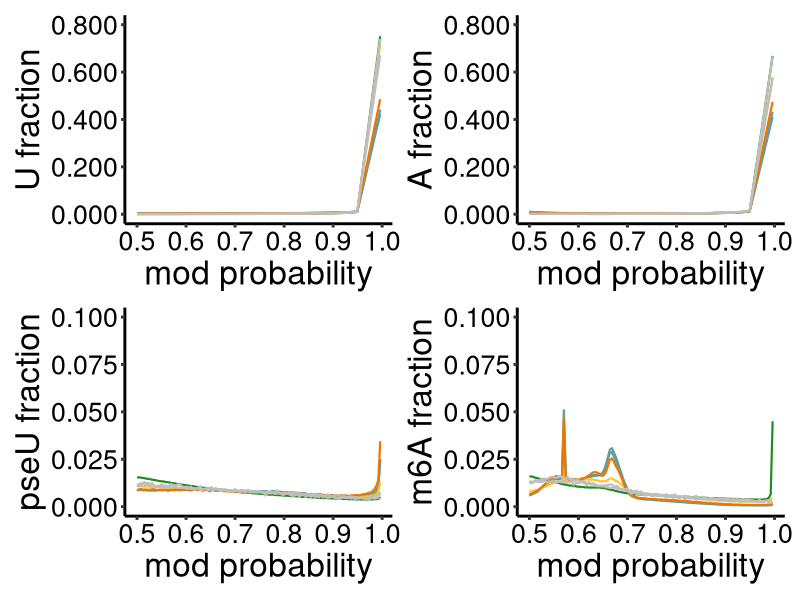
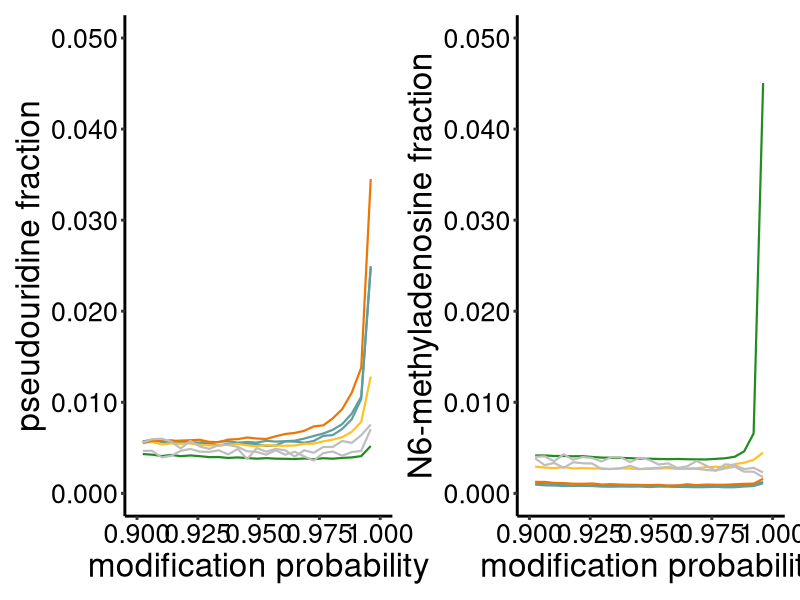
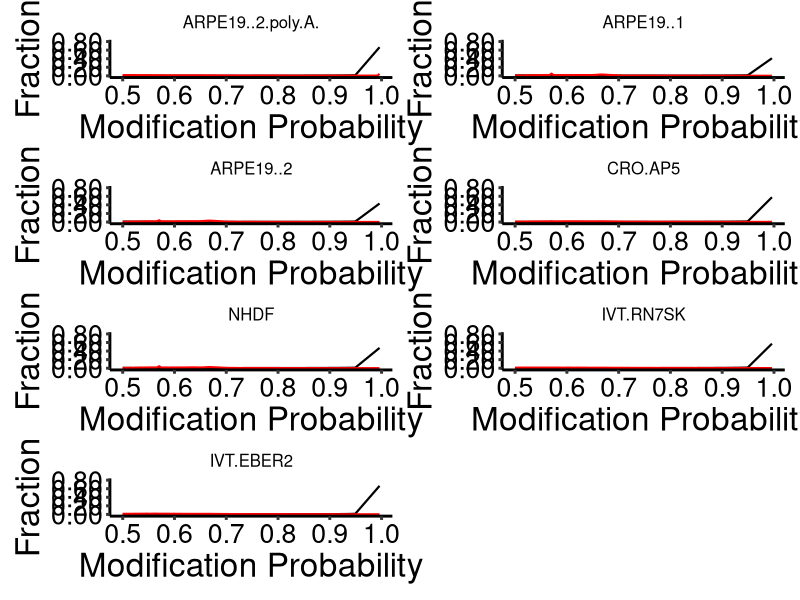
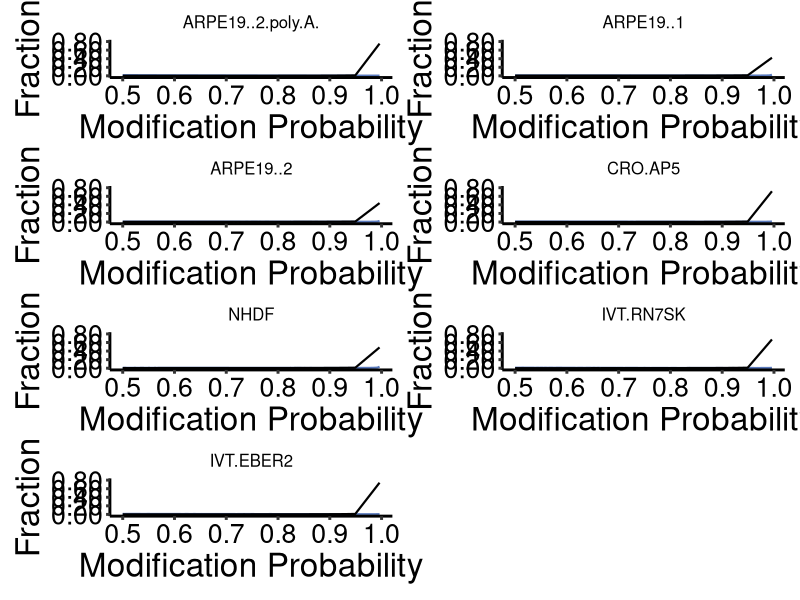
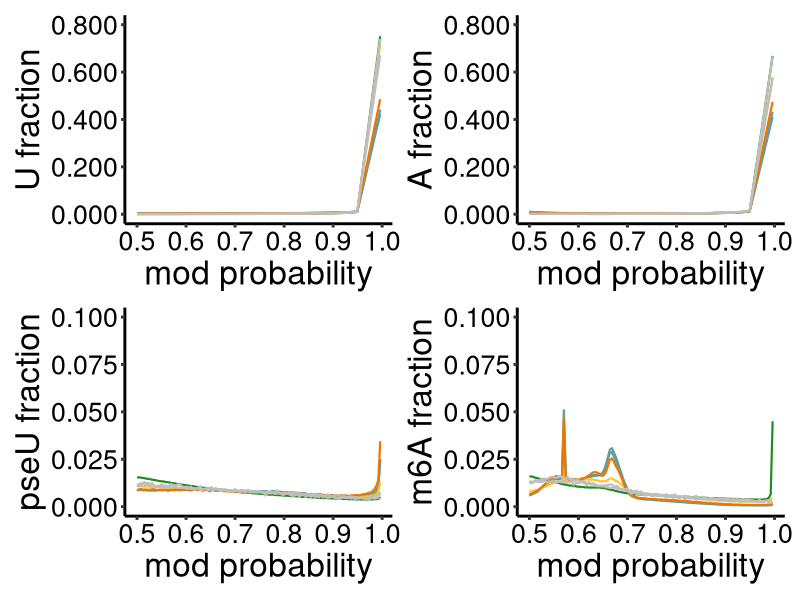
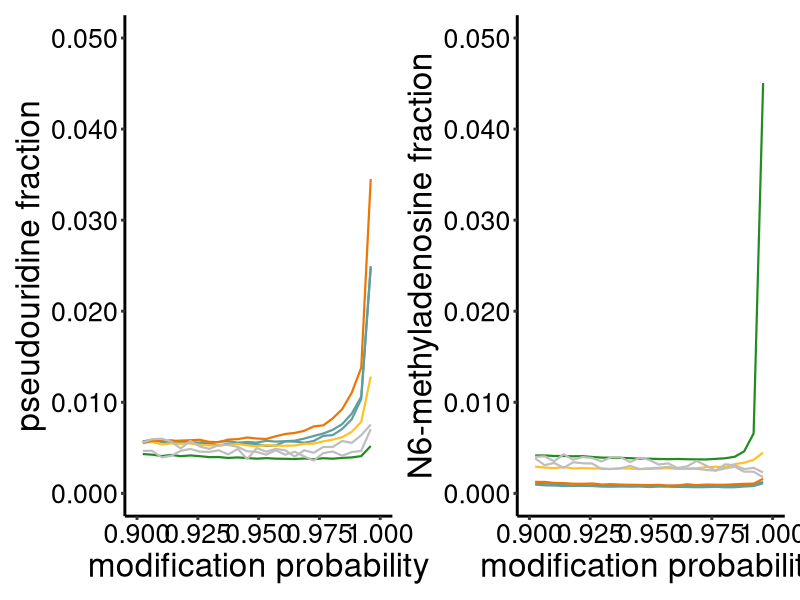
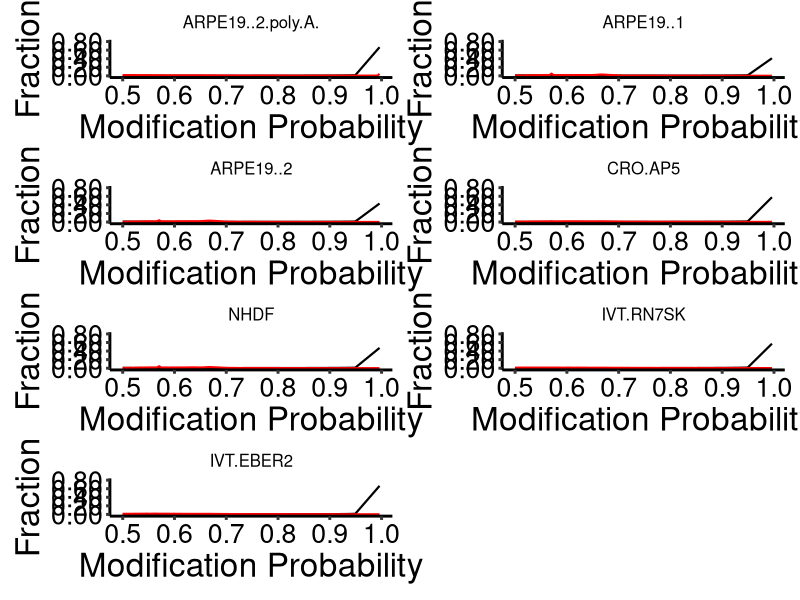
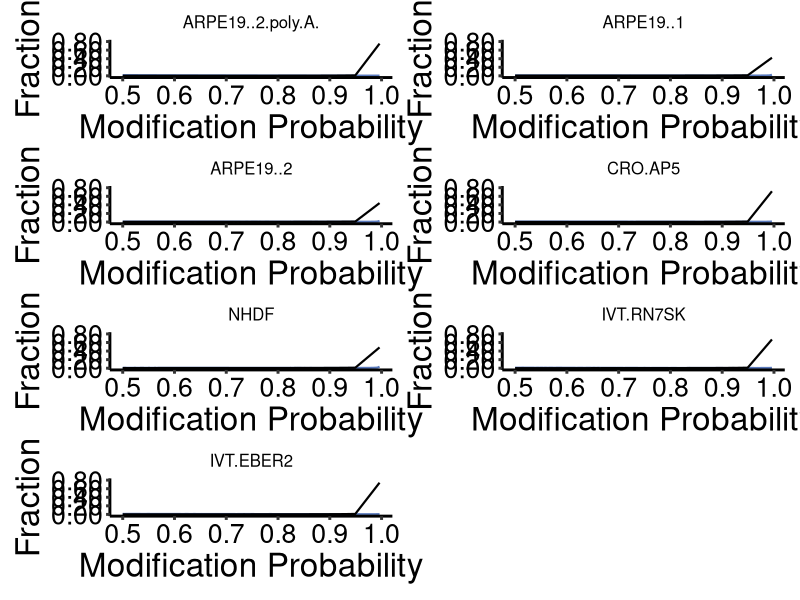

These charts were generated, in order, by the following R code:
library(ggplot2)
library(reshape2)
library(patchwork)
library(dplyr)

# Import the tab-delimited file
pseU <- read.delim("pseU.txt", header = TRUE, sep = "\t")
U <- read.delim("U.txt", header = TRUE, sep = "\t")
m6A <- read.delim("m6A.txt", header = TRUE, sep = "\t")
A <- read.delim("A.txt", header = TRUE, sep = "\t")

# Extract only the required columns
plot_pseU <- pseU[, c(2, 4:10)]
plot_U <- U[, c(2, 4:10)]
plot_m6A <- m6A[, c(2, 4:10)]
plot_A <- A[, c(2, 4:10)]

# Reshape the data to long format for ggplot2
plot_pseU_long <- melt(plot_pseU, id.vars = colnames(pseU)[2], variable.name = "Series", value.name = "Value")
plot_U_long <- melt(plot_U, id.vars = colnames(U)[2], variable.name = "Series", value.name = "Value")
plot_m6A_long <- melt(plot_m6A, id.vars = colnames(m6A)[2], variable.name = "Series", value.name = "Value")
plot_A_long <- melt(plot_A, id.vars = colnames(A)[2], variable.name = "Series", value.name = "Value")

custom_colors <- c("forestgreen", "cadetblue", "cadetblue", "goldenrod1", "darkorange2", "grey", "grey")

# Create the plot
p<-ggplot(plot_pseU_long, aes_string(x = colnames(pseU)[2], y = "Value", color = "Series", group = "Series")) +
  geom_line(size = 0.75, linetype = "solid", show.legend = FALSE) +  # Make lines thicker and smoother
  scale_color_manual(values = custom_colors) +  # Apply custom colors
  labs(x = "mod probability", y = "pseU fraction") +
  scale_y_continuous(labels = scales::number_format(accuracy = 0.001), limits = c(0, 0.1)) +  # Set limits and format y-axis
  theme_classic() +
  theme(axis.text=element_text(colour="black")) +
  theme(text = element_text(size = 24, colour = "black")) +
  theme(axis.line = element_line(size = 1),  # Increase axis line thickness
        axis.ticks = element_line(size = 1)) # Increase tick line thickness

u<-ggplot(plot_U_long, aes_string(x = colnames(U)[2], y = "Value", color = "Series", group = "Series")) +
  geom_line(size = 0.75, linetype = "solid", show.legend = FALSE) +  # Make lines thicker and smoother
  scale_color_manual(values = custom_colors) +  # Apply custom colors
  labs(x = "mod probability", y = "U fraction") +
  scale_y_continuous(labels = scales::number_format(accuracy = 0.001), limits = c(0, 0.8)) +  # Set limits and format y-axis
  theme_classic() +
  theme(axis.text=element_text(colour="black")) +
  theme(text = element_text(size = 24, colour = "black")) +
  theme(axis.line = element_line(size = 1),  # Increase axis line thickness
        axis.ticks = element_line(size = 1)) # Increase tick line thickness

m<-ggplot(plot_m6A_long, aes_string(x = colnames(m6A)[2], y = "Value", color = "Series", group = "Series")) +
  geom_line(size = 0.75, linetype = "solid", show.legend = FALSE) +  # Make lines thicker and smoother
  scale_color_manual(values = custom_colors) +  # Apply custom colors
  labs(x = "mod probability", y = "m6A fraction") +
  scale_y_continuous(labels = scales::number_format(accuracy = 0.001), limits = c(0, 0.1)) +  # Set limits and format y-axis
  theme_classic() +
  theme(axis.text=element_text(colour="black")) +
  theme(text = element_text(size = 24, colour = "black")) +
  theme(axis.line = element_line(size = 1),  # Increase axis line thickness
        axis.ticks = element_line(size = 1)) # Increase tick line thickness

a<-ggplot(plot_A_long, aes_string(x = colnames(A)[2], y = "Value", color = "Series", group = "Series")) +
  geom_line(size = 0.75, linetype = "solid", show.legend = FALSE) +  # Make lines thicker and smoother
  scale_color_manual(values = custom_colors) +  # Apply custom colors
  labs(x = "mod probability", y = "A fraction") +
  scale_y_continuous(labels = scales::number_format(accuracy = 0.001), limits = c(0, 0.8)) +  # Set limits and format y-axis
  theme_classic() +
  theme(axis.text=element_text(colour="black")) +
  theme(text = element_text(size = 24, colour = "black")) +
  theme(axis.line = element_line(size = 1),  # Increase axis line thickness
        axis.ticks = element_line(size = 1)) # Increase tick line thickness


combined_plot <- (u | a) / (p | m)

combined_plot

pdf(file = "ProfilePlot.pdf", width = 10, height = 10)
combined_plot
dev.off()




p2<-ggplot(plot_pseU_long, aes_string(x = colnames(pseU)[2], y = "Value", color = "Series", group = "Series")) +
  geom_line(size = 0.75, linetype = "solid", show.legend = FALSE) +  # Make lines thicker and smoother
  scale_color_manual(values = custom_colors) +  # Apply custom colors
  labs(x = "modification probability", y = "pseudouridine fraction") +
  scale_y_continuous(labels = scales::number_format(accuracy = 0.001), limits = c(0, 0.05)) +  # Set limits and format y-axis
  scale_x_continuous(labels = scales::number_format(accuracy = 0.001), limits = c(0.9, 1.0)) + 
  theme_classic() +
  theme(axis.text=element_text(colour="black")) +
  theme(text = element_text(size = 24, colour = "black")) +
  theme(axis.line = element_line(size = 1),  # Increase axis line thickness
        axis.ticks = element_line(size = 1)) # Increase tick line thickness

m2<-ggplot(plot_m6A_long, aes_string(x = colnames(m6A)[2], y = "Value", color = "Series", group = "Series")) +
  geom_line(size = 0.75, linetype = "solid", show.legend = FALSE) +  # Make lines thicker and smoother
  scale_color_manual(values = custom_colors) +  # Apply custom colors
  labs(x = "modification probability", y = "N6-methyladenosine fraction") +
  scale_y_continuous(labels = scales::number_format(accuracy = 0.001), limits = c(0, 0.05)) +  # Set limits and format y-axis
  scale_x_continuous(labels = scales::number_format(accuracy = 0.001), limits = c(0.9, 1.0)) + 
  theme_classic() +
  theme(axis.text=element_text(colour="black")) +
  theme(text = element_text(size = 24, colour = "black")) +
  theme(axis.line = element_line(size = 1),  # Increase axis line thickness
        axis.ticks = element_line(size = 1)) # Increase tick line thickness

combined_plot2 <- (p2 | m2)

combined_plot2

pdf(file = "ProfilePlotCloseup.pdf", width = 10, height = 5)
combined_plot2
dev.off()







# Add a column to distinguish the datasets
plot_A_long$Dataset <- "A"
plot_m6A_long$Dataset <- "m6A"

# Combine the two datasets by binding rows
combined_dataA <- rbind(plot_A_long, plot_m6A_long)

# Get the unique series names from the combined data
series_listA <- unique(combined_dataA$Series)

# Custom colors for the two datasets (e.g., A and a)
custom_colorsA <- c("A" = "black", "m6A" = "red")

# Create individual plots for each "Series" in the combined dataset
plots <- list()
for (series in series_listA) {
  # Subset the data for each series
  plot_data <- subset(combined_dataA, Series == series)
  
  # Create the plot for this series
  p <- ggplot(plot_data, aes_string(x = colnames(A)[2], y = "Value", color = "Dataset", group = "Dataset")) +
    geom_line(size = 0.75, linetype = "solid", show.legend = FALSE) +
    scale_color_manual(values = custom_colorsA) +  # Use distinct colors for the datasets
    labs(x = "Modification Probability", y = "Fraction", title = series) +
    scale_y_continuous(labels = scales::number_format(accuracy = 0.01), limits = c(0, 0.8)) +
    theme_classic() +
    theme(axis.text = element_text(color = "black"),
          text = element_text(size = 24, color = "black"),
          axis.line = element_line(size = 1),
          axis.ticks = element_line(size = 1),
          legend.position = "none",  # Remove the legend
          plot.title = element_text(size = 12, hjust = 0.5))  # Make title text smaller and center it
  
  plots[[series]] <- p  # Store each plot in the list
}

# Combine the individual plots into a 2x4 grid using patchwork
combined_plotA <- wrap_plots(plots, ncol = 2, nrow = 4)
combined_plotA

pdf(file = "SepProfilePlot_A_m6A.pdf", width = 10, height = 20)
combined_plotA
dev.off()






# Add a column to distinguish the datasets
plot_U_long$Dataset <- "U"
plot_pseU_long$Dataset <- "pseU"

# Combine the two datasets by binding rows
combined_dataU <- rbind(plot_U_long, plot_pseU_long)

combined_dataU <- combined_dataU %>%
  arrange(Series, factor(Dataset, levels = c("U", "pseU")))

# Get the unique series names from the combined data
series_listU <- unique(combined_dataU$Series)

# Custom colors for the two datasets (e.g., A and a)
custom_colorsU <- c("U" = "black", "pseU" = "#5979bc")

# Create individual plots for each "Series" in the combined dataset
plots <- list()
for (series in series_listU) {
  # Subset the data for each series
  plot_data <- subset(combined_dataU, Series == series)
  
  # Create the plot for this series
  p <- ggplot(plot_data, aes_string(x = colnames(A)[2], y = "Value", color = "Dataset", group = "Dataset")) +
    geom_line(size = 0.75, linetype = "solid", show.legend = FALSE) +
    scale_color_manual(values = custom_colorsU) +  # Use distinct colors for the datasets
    labs(x = "Modification Probability", y = "Fraction", title = series) +
    scale_y_continuous(labels = scales::number_format(accuracy = 0.01), limits = c(0, 0.8)) +
    theme_classic() +
    theme(axis.text = element_text(color = "black"),
          text = element_text(size = 24, color = "black"),
          axis.line = element_line(size = 1),
          axis.ticks = element_line(size = 1),
          legend.position = "none",  # Remove the legend
          plot.title = element_text(size = 12, hjust = 0.5))  # Make title text smaller and center it
  
  plots[[series]] <- p  # Store each plot in the list
}

# Combine the individual plots into a 2x4 grid using patchwork
combined_plotU <- wrap_plots(plots, ncol = 2, nrow = 4)
combined_plotU

pdf(file = "SepProfilePlot_U_pseU.pdf", width = 10, height = 20)
combined_plotU
dev.off()









